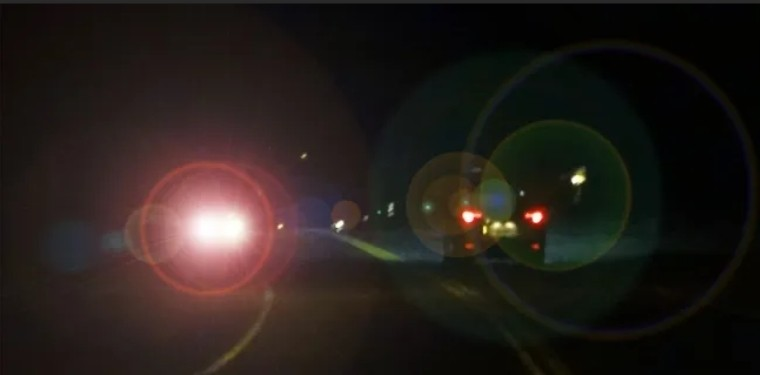
#> input picture experimental_analysis/unseen_image.jpg, 760 x 375 px
$ python -i MODEL_DEPLOYMENT_TESTING.py   (imports and definitions only)   (older library calls are emulated)
#> lines starting #> are read from the running program, lines starting #| are printed output that depends on the picture; after the words box and inside, x2 and y2 are one past the last pixel; in counts of white or black regions, pixels touching at a corner belong together
#> in predict_on_image, image is the input picture: shape (375, 760, 3); mean B, G, R 26.7, 30.7, 38.1
"""
================================================================================
Intelligent High Beam vs Glare Classification System
Project ID   : 002/2025
Project Year : 2025
Author       : M NANDISH
Department   : Department of Electronics & Telecommunication Engineering
Institution  : Ramaiah Institute of Technology (MSRIT), Bengaluru
================================================================================
"""

import os
import cv2
import numpy as np
import joblib
from skimage.feature import local_binary_pattern
from scipy.stats import entropy as scipy_entropy

BASE_DIR = os.path.dirname(os.path.abspath(__file__))

# ------------------------------------------------------------
# LOAD TRAINED MODEL
# ------------------------------------------------------------
# [1 line not run here, left out]
# [1 line that did not run here, left out]
# [1 line that did not run here, left out]

# ------------------------------------------------------------
# FEATURE FUNCTIONS (MUST MATCH TRAINING EXACTLY)
# ------------------------------------------------------------
def extract_lbp(gray):
    lbp = local_binary_pattern(gray, P=8, R=1, method="uniform")
    hist, _ = np.histogram(lbp.ravel(), bins=59, range=(0, 59))
    hist = hist.astype("float32"); hist /= (hist.sum() + 1e-6)
    return lbp, hist

def compute_entropy(gray):
    h, _ = np.histogram(gray.flatten(), bins=256, range=[0, 256])
    h = h / (h.sum() + 1e-6)
    return scipy_entropy(h)

def compute_sharpness(gray):
    return cv2.Laplacian(gray, cv2.CV_64F).var()

def compute_gradient(gray):
    gx = cv2.Sobel(gray, cv2.CV_32F, 1, 0, ksize=3)
    gy = cv2.Sobel(gray, cv2.CV_32F, 0, 1, ksize=3)
    return np.mean(cv2.magnitude(gx, gy))

def compute_bright_ratio(gray):
    return np.sum(gray > 220) / (gray.size + 1e-6)

# ------------------------------------------------------------
# MAIN FEATURE EXTRACTOR (MATCHING TRAINING)
# ------------------------------------------------------------
def extract_features(roi):

    roi_gray = cv2.cvtColor(roi, cv2.COLOR_BGR2GRAY)
    roi_gray = cv2.resize(roi_gray, (64, 64))

    mean_int = np.mean(roi_gray)
    std_int  = np.std(roi_gray)
    max_int  = np.max(roi_gray)

    hist16 = cv2.calcHist([roi_gray], [0], None, [16], [0, 256])
    hist16 = hist16.flatten() / (hist16.sum() + 1e-6)

    lbp_img, lbp_hist = extract_lbp(roi_gray)

    ent = compute_entropy(roi_gray)
    sharp = compute_sharpness(roi_gray)
    grad = compute_gradient(roi_gray)
    bright_ratio = compute_bright_ratio(roi_gray)

    return np.hstack([
        mean_int, std_int, max_int,
        ent, sharp, grad, bright_ratio,
        hist16,
        lbp_hist
    ])

# ------------------------------------------------------------
# DETECT BRIGHT REGIONS (SAME AS BEFORE)
# ------------------------------------------------------------
def detect_bright_regions(image):
    gray = cv2.cvtColor(image, cv2.COLOR_BGR2GRAY)
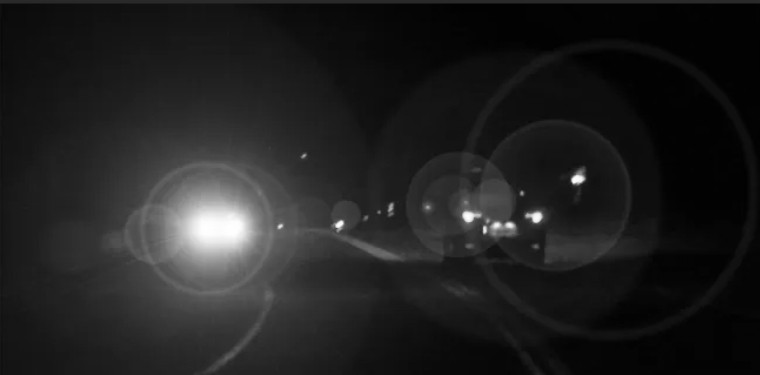
#> gray: shape (375, 760); min 0, max 255, mean 32.4
    blur = cv2.GaussianBlur(gray, (11,11), 0)
    thresh = cv2.threshold(blur, 200, 255, cv2.THRESH_BINARY)[1]
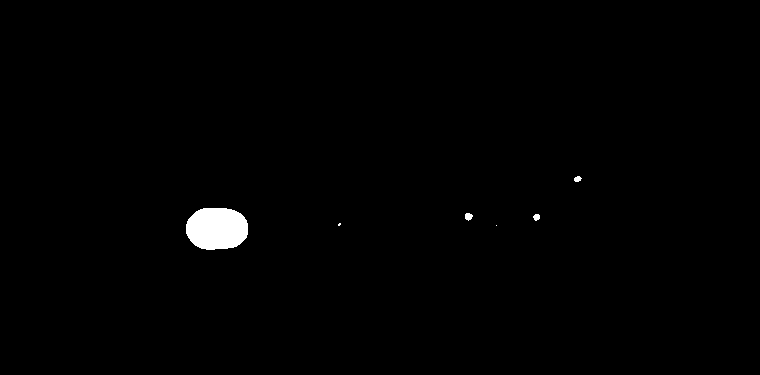
#> thresh: shape (375, 760); 0.8% white; 6 white regions (2 under 20 px), largest, box (x1, y1, x2, y2) and area: (186, 208, 248, 250) 2162, (465, 213, 473, 221) 47, (533, 214, 540, 221) 37, (574, 176, 582, 182) 35
    thresh = cv2.erode(thresh, None, iterations=2)
#> thresh: shape (375, 760); 0.62% white; 3 white regions (2 under 20 px), largest, box (x1, y1, x2, y2) and area: (188, 210, 246, 248) 1762
    thresh = cv2.dilate(thresh, None, iterations=4)
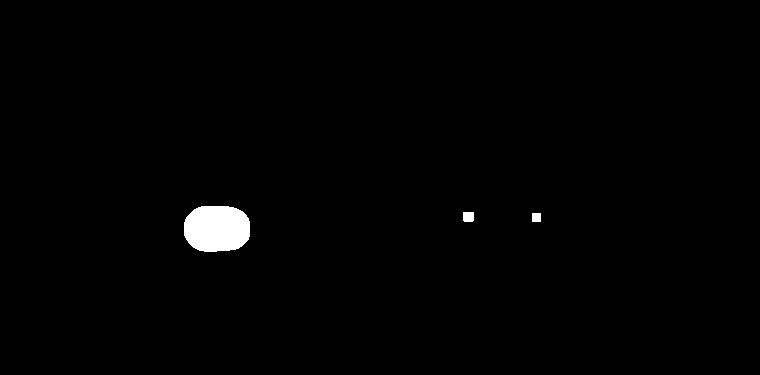
#> thresh: shape (375, 760); 0.98% white; 3 white regions

    cnts, _ = cv2.findContours(thresh, cv2.RETR_EXTERNAL, cv2.CHAIN_APPROX_SIMPLE)
#> cnts = 3 contours; box (x1, y1, x2, y2) and area: (184, 206, 250, 252) 2508, (463, 212, 474, 222) 89, (532, 213, 541, 222) 64

    boxes = []
    for c in cnts:
        x, y, w, h = cv2.boundingRect(c)
        if w < 8 or h < 8:
            continue
        boxes.append((x, y, x+w, y+h))
#> this loop made 3 passes
#> (x, y, w, h) on passes 2 to 3: (463, 212, 11, 10), (184, 206, 66, 46)
#> (c, x, y, w, h) on pass 1: ([[532, 213], [532, 221], [540, 221], [540, 213]], 532, 213, 9, 9)
#> after the loop, boxes = [(532, 213, 541, 222), (463, 212, 474, 222), (184, 206, 250, 252)]
    return boxes

# ------------------------------------------------------------
# FULL INFERENCE PIPELINE (CORRECT)
# ------------------------------------------------------------
def predict_on_image(img_path):

    image = cv2.imread(img_path)
    boxes = detect_bright_regions(image)

    for (x1, y1, x2, y2) in boxes:
        roi = image[y1:y2, x1:x2]
        if roi.size == 0:
            continue

        feats = extract_features(roi).reshape(1, -1)
        pred = model.predict(feats)[0]

        label = "HIGH BEAM" if pred == "high_beam" else "GLARE"
        color = (0, 255, 0) if pred == "high_beam" else (0, 128, 255)

        cv2.rectangle(image, (x1, y1), (x2, y2), color, 2)
        cv2.putText(image, label, (x1, y1 - 10),
                    cv2.FONT_HERSHEY_SIMPLEX, 0.7, color, 2)
#> this loop made 1 pass
#> (x1, y1, x2, y2, mean_int in extract_features, std_int in extract_features, max_int in extract_features, ent in extract_features) on pass 1: (532, 213, 541, 222, 220, 30.08, 249, 4.27)
#> pass 1, in extract_features, `roi_gray = cv2.resize(roi_gray, (64, 64))`:
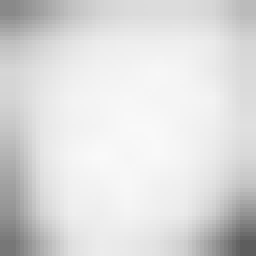
#> roi_gray: shape (64, 64) (shown 4 times larger); min 93, max 249, mean 220
#> pass 1, in extract_lbp, `lbp = local_binary_pattern(gray, P=8, R=1, method="uniform")`:
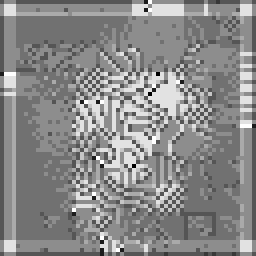
#> lbp: shape (64, 64) float64 (shown 4 times larger); min 0, max 9, mean 4.87; drawn with min black and max white
#> pass 1, in compute_gradient, `gx = cv2.Sobel(gray, cv2.CV_32F, 1, 0, ksize=3)`:
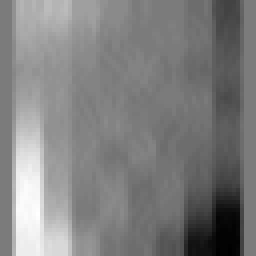
#> gx: shape (64, 64) float32 (shown 4 times larger); min -70, max 74, mean 2.2; drawn with min black and max white
#> pass 1, in compute_gradient, `gy = cv2.Sobel(gray, cv2.CV_32F, 0, 1, ksize=3)`:
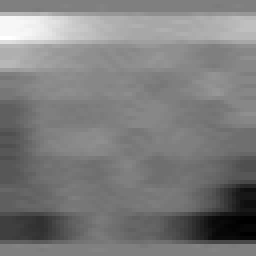
#> gy: shape (64, 64) float32 (shown 4 times larger); min -64, max 64, mean -1.3; drawn with min black and max white

    cv2.imshow("High-Beam Detection", image)
    cv2.waitKey(0)
    cv2.destroyAllWindows()

# ------------------------------------------------------------
# RUN PREDICTION
# ------------------------------------------------------------
# [1 line not run here, left out]

#> (the run stopped early here; a loop or call above may not have finished)
